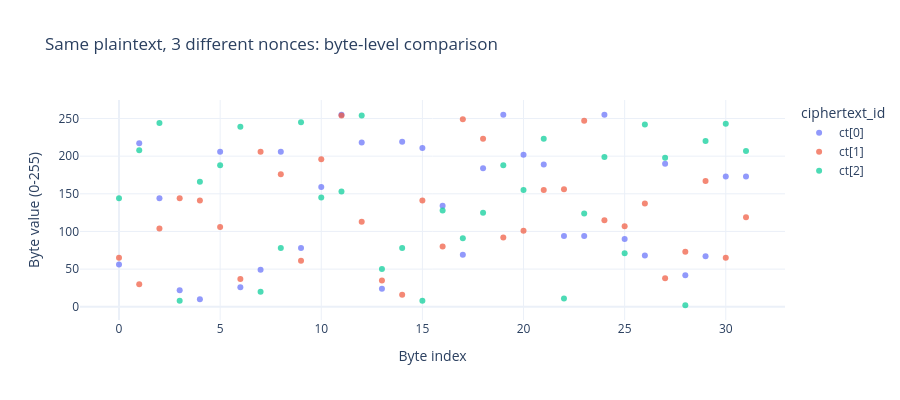

Write notebook code for a chart like this one.
### Code cell
import pandas as pd

rows = []
for cid, ct in enumerate(ciphertexts):
    for bidx, bval in enumerate(ct):
        rows.append({'byte_index': bidx, 'value': bval,
                     'ciphertext_id': f'ct[{cid}]'})

df_bytes = pd.DataFrame(rows)
fig = px.scatter(
    df_bytes, x='byte_index', y='value', color='ciphertext_id',
    title='Same plaintext, 3 different nonces: byte-level comparison',
    labels={'byte_index': 'Byte index', 'value': 'Byte value (0-255)'},
    template='plotly_white',
    height=400,
    opacity=0.7
)
fig.show()

### Figure 1 — Plotly figure (JSON) as saved in the notebook; plotly's stock layout.template omitted (floating-point values rounded to 4 significant figures)
{"data": [{"hovertemplate": "ciphertext_id=ct[0]<br>Byte index=%{x}<br>Byte value (0-255)=%{y}<extra></extra>", "legendgroup": "ct[0]", "marker": {"color": "#636efa", "opacity": 0.7, "symbol": "circle"}, "mode": "markers", "name": "ct[0]", "orientation": "v", "showlegend": true, "type": "scatter", "x": [0, 1, 2, 3, 4, 5, 6, 7, 8, 9, 10, 11, 12, 13, 14, 15, 16, 17, 18, 19, 20, 21, 22, 23, 24, 25, 26, 27, 28, 29, 30, 31], "xaxis": "x", "y": [56, 217, 144, 22, 10, 206, 26, 49, 206, 78, 159, 255, 218, 24, 219, 211, 134, 69, 184, 255, 202, 189, 94, 94, 255, 90, 68, 190, 42, 67, 173, 173], "yaxis": "y"}, {"hovertemplate": "ciphertext_id=ct[1]<br>Byte index=%{x}<br>Byte value (0-255)=%{y}<extra></extra>", "legendgroup": "ct[1]", "marker": {"color": "#EF553B", "opacity": 0.7, "symbol": "circle"}, "mode": "markers", "name": "ct[1]", "orientation": "v", "showlegend": true, "type": "scatter", "x": [0, 1, 2, 3, 4, 5, 6, 7, 8, 9, 10, 11, 12, 13, 14, 15, 16, 17, 18, 19, 20, 21, 22, 23, 24, 25, 26, 27, 28, 29, 30, 31], "xaxis": "x", "y": [65, 30, 104, 144, 141, 106, 37, 206, 176, 61, 196, 254, 113, 35, 16, 141, 80, 249, 223, 92, 101, 155, 156, 247, 115, 107, 137, 38, 73, 167, 65, 119], "yaxis": "y"}, {"hovertemplate": "ciphertext_id=ct[2]<br>Byte index=%{x}<br>Byte value (0-255)=%{y}<extra></extra>", "legendgroup": "ct[2]", "marker": {"color": "#00cc96", "opacity": 0.7, "symbol": "circle"}, "mode": "markers", "name": "ct[2]", "orientation": "v", "showlegend": true, "type": "scatter", "x": [0, 1, 2, 3, 4, 5, 6, 7, 8, 9, 10, 11, 12, 13, 14, 15, 16, 17, 18, 19, 20, 21, 22, 23, 24, 25, 26, 27, 28, 29, 30, 31], "xaxis": "x", "y": [144, 208, 244, 8, 166, 188, 239, 20, 78, 245, 145, 153, 254, 50, 78, 8, 128, 91, 125, 188, 155, 223, 11, 124, 199, 71, 242, 198, 2, 220, 243, 207], "yaxis": "y"}], "layout": {"height": 400, "legend": {"title": {"text": "ciphertext_id"}, "tracegroupgap": 0}, "title": {"text": "Same plaintext, 3 different nonces: byte-level comparison"}, "xaxis": {"anchor": "y", "domain": [0.0, 1.0], "title": {"text": "Byte index"}}, "yaxis": {"anchor": "x", "domain": [0.0, 1.0], "title": {"text": "Byte value (0-255)"}}}}
